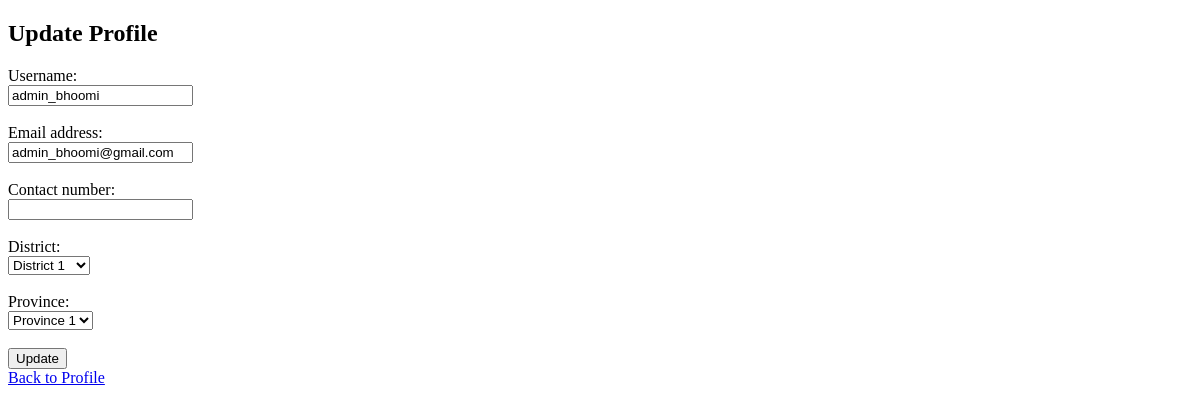
The page /profile/update/ (signed in) on the database as committed earlier.
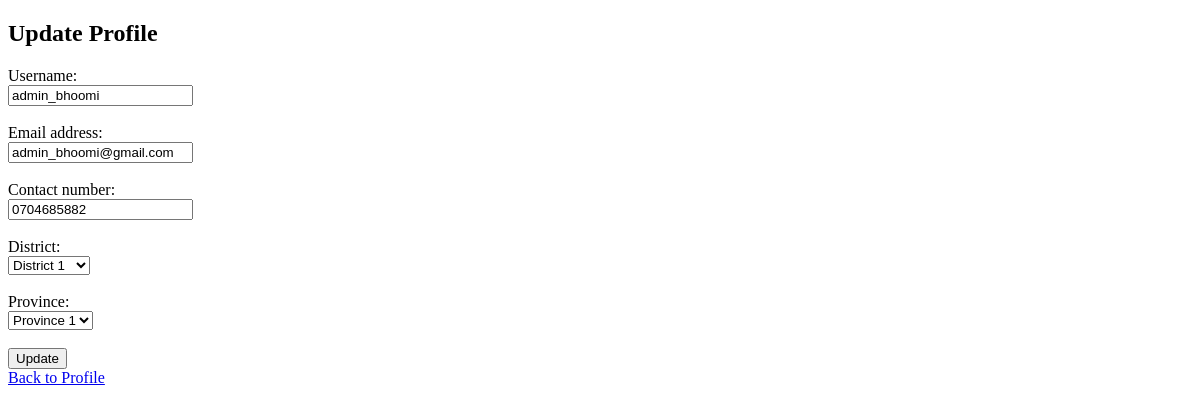
The same page on the database as committed later.
### user_app/models.py (models this page shows, shortened)
class UserProfile(models.Model):
    PROVINCE_CHOICES = [
        ('Province 1', 'Province 1'),
        ('Province 2', 'Province 2'),
        ('Province 3', 'Province 3'),
        ('Province 4', 'Province 4'),
        ('Province 5', 'Province 5'),
        ('Province 6', 'Province 6'),
        ('Province 7', 'Province 7'),
        ('Province 8', 'Province 8'),
        ('Province 9', 'Province 9'),
    ]
    DISTRICT_CHOICES = [
        ('District 1', 'District 1'),
        ('District 2', 'District 2'),
        ('District 3', 'District 3'),
        ('District 4', 'District 4'),
        ('District 5', 'District 5'),
        ('District 6', 'District 6'),
        ('District 7', 'District 7'),
        ('District 8', 'District 8'),
        ('District 9', 'District 9'),
        ('District 10', 'District 10'),
        ('District 11', 'District 11'),
        ('District 12', 'District 12'),
        ('District 13', 'District 13'),
        ('District 14', 'District 14'),
        ('District 15', 'District 15'),
        ('District 16', 'District 16'),
        ('District 17', 'District 17'),
        ('District 18', 'District 18'),
        ('District 19', 'District 19'),
        ('District 20', 'District 20'),
        ('District 21', 'District 21'),
        ('District 22', 'District 22'),
        ('District 23', 'District 23'),
        ('District 24', 'District 24'),
    ]
    user = models.OneToOneField(User, on_delete=models.CASCADE)
    contact_number = models.CharField(max_length=15, blank=True)
    district = models.CharField(max_length=50, choices=DISTRICT_CHOICES, blank=True)
    province = models.CharField(max_length=50, choices=PROVINCE_CHOICES, blank=True)
    unique_user_id = models.CharField(max_length=20, unique=True, blank=True, null=True)
    points = models.IntegerField(default=0)
    level = models.IntegerField(default=1)

### user_app/views.py (the view)
# urls.py: path('profile/update/', update_profile, name='update_profile'),
@login_required
def update_profile(request):
    if request.method == 'POST':
        form = ProfileUpdateForm(request.POST, instance=request.user)
        if form.is_valid():
            form.save()
            return redirect('profile')
    else:
        form = ProfileUpdateForm(instance=request.user)
    return render(request, 'users/update_profile.html', {'form': form})

### user_app/forms.py (shortened to what this page needs)
class ProfileUpdateForm(forms.ModelForm):
    contact_number = forms.CharField(max_length=15, required=True)
    district = forms.ChoiceField(choices=UserProfile.DISTRICT_CHOICES, required=True)
    province = forms.ChoiceField(choices=UserProfile.PROVINCE_CHOICES, required=True)
    class Meta:
        model = User
        fields = ('username', 'email', 'contact_number', 'district', 'province')
    def __init__(self, *args, **kwargs):
        user = kwargs.get('instance')
        super().__init__(*args, **kwargs)
        if user:
            try:
                profile = user.userprofile
                self.fields['contact_number'].initial = profile.contact_number
                self.fields['district'].initial = profile.district
                self.fields['province'].initial = profile.province
            except UserProfile.DoesNotExist:
                pass

### user_app/templates/users/update_profile.html (shortened to what this page needs)
<!DOCTYPE html>
<html lang="en">
<head>
</head>
<body>
    <h2>Update Profile</h2>
    <form method="post">
        {{ form.username.label_tag }}<br>
        {{ form.username }}<br><br>
        {{ form.email.label_tag }}<br>
        {{ form.email }}<br><br>
        {{ form.contact_number.label_tag }}<br>
        {{ form.contact_number }}<br><br>
        {{ form.district.label_tag }}<br>
        {{ form.district }}<br><br>
        {{ form.province.label_tag }}<br>
        {{ form.province }}<br><br>
        <button type="submit">Update</button>
    </form>
    <a href="{% url 'profile' %}">Back to Profile</a>
</body>
</html>

Rows that differ between the two databases and show on the page:
added UserProfile: contact_number "0704685882"
